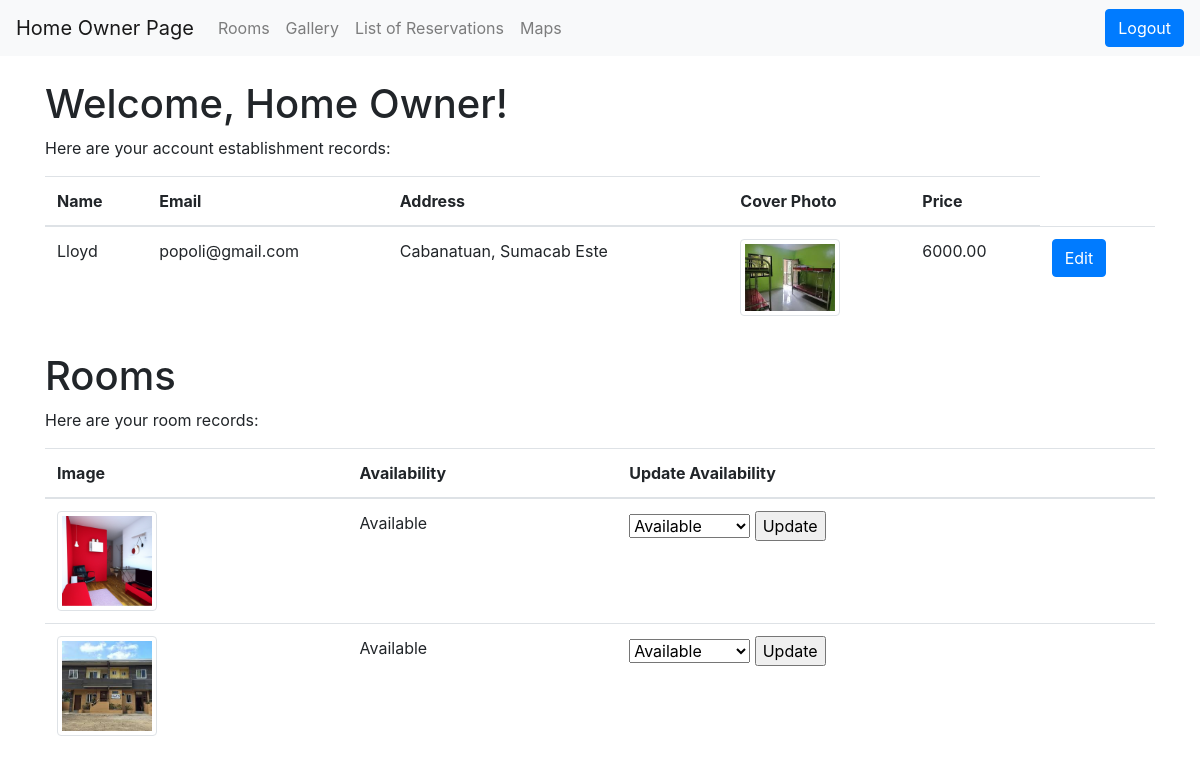
The page /OriginalFile/home_owner.php (signed in) on the database its author committed.
### tables this page shows
CREATE TABLE `account_establishment` (
  `id` int(11) NOT NULL,
  `email` varchar(255) NOT NULL,
  `password` varchar(255) NOT NULL,
  `name` varchar(255) NOT NULL,
  `address` varchar(255) DEFAULT NULL,
  `map` text NOT NULL,
  `cover_photo` varchar(255) DEFAULT NULL,
  `price` decimal(10,2) DEFAULT NULL,
  `status` varchar(50) DEFAULT NULL,
  `contact` varchar(11) NOT NULL
);

CREATE TABLE `rooms` (
  `room_id` int(11) NOT NULL,
  `room_name` varchar(30) NOT NULL,
  `description` text DEFAULT NULL,
  `price` decimal(10,2) DEFAULT NULL,
  `availability` enum('Available','Not Available') NOT NULL,
  `establishment_id` int(11) NOT NULL,
  `image_path` varchar(255) NOT NULL,
  `max` int(11) NOT NULL
);

### OriginalFile/home_owner.php (the view, shortened to what this page needs)
<?php
include "connection.php";
$userEmail = $_SESSION['email'];
$account_query = "SELECT * FROM account_establishment WHERE email = ?";
$account_stmt = $con->prepare($account_query);
$account_stmt->bind_param("s", $userEmail);
$account_stmt->execute();
$account_result = $account_stmt->get_result();
$rooms_query = "SELECT rooms.* FROM rooms
                INNER JOIN account_establishment ON rooms.establishment_id = account_establishment.id
                WHERE account_establishment.email = ?";
$rooms_stmt = $con->prepare($rooms_query);
$rooms_stmt->bind_param("s", $userEmail);
$rooms_stmt->execute();
$rooms_result = $rooms_stmt->get_result();
?>
<!DOCTYPE html>
<html>
<head>
    <link href="https://maxcdn.bootstrapcdn.com/bootstrap/4.5.2/css/bootstrap.min.css" rel="stylesheet">
</head>
<body>
    <nav class="navbar navbar-expand-lg navbar-light bg-light">
        <a class="navbar-brand" href="home_owner.php">Home Owner Page</a>
        <div class="collapse navbar-collapse" id="navbarNav">
            <ul class="navbar-nav">
                <li class="nav-item">
                    <a class="nav-link" href="rooms.php">Rooms</a>
                </li>
                <li class="nav-item">
                    <a class="nav-link" href="gallery.php">Gallery</a>
                </li>
                <li class="nav-item">
                    <a class="nav-link" href="reservation-list.php">List of Reservations</a>
                </li>
                <li class="nav-item">
                    <a class="nav-link" href="maps.php">Maps</a>
                </li>
            </ul>
            <ul class="navbar-nav ml-auto">
                <li class="nav-item">
                    <a href="logout.php" class="btn btn-primary">Logout</a>
                </li>
            </ul>
        </div>
    </nav>
    <div class="container mt-4">
        <h1>Welcome, Home Owner!</h1>
        <p>Here are your account establishment records:</p>
        <table class="table">
            <thead>
                <tr>
                    <th>Name</th>
                    <th>Email</th>
                    <th>Address</th>
                    <th>Cover Photo</th>
                    <th>Price</th>
                </tr>
            </thead>
            <tbody>
                <?php while ($row = $account_result->fetch_assoc()) { ?>
                    <tr>
                        <td><?php echo $row['name']; ?></td>
                        <td><?php echo $row['email']; ?></td>
                        <td><?php echo $row['address']; ?></td>
                        <td>
                            <img src="<?php echo $row['cover_photo']; ?>" alt="Cover Photo" width="100" class="img-thumbnail">
                        </td>
                        <td><?php echo $row['price']; ?></td>
                        <td>
                            <a href="edit.php?id=<?php echo $row['id']; ?>" class="btn btn-primary">Edit</a>
                        </td>
                    </tr>
                <?php } ?>
            </tbody>
        </table>
    </div>
    <div class="container mt-4">
        <h1>Rooms</h1>
        <p>Here are your room records:</p>
        <table class="table">
            <thead>
                <tr>
                    <th>Image</th>
                    <th>Availability</th>
                    <th>Update Availability</th>
                </tr>
            </thead>
            <tbody>
                <?php while ($room = $rooms_result->fetch_assoc()) { ?>
                    <tr>
                        <td>
                            <img src="<?php echo $room['image_path']; ?>" alt="Cover Photo" width="100" class="img-thumbnail">
                        </td>
                        <td><?php echo $room['availability']; ?></td>
                        <td>
                            <form method="post">
                                <select name="new_availability">
                                    <option value="Available">Available</option>
                                </select>
                                <input type="submit" name="update_availability" value="Update">
                            </form>
                        </td>
                    </tr>
                <?php } ?>
            </tbody>
        </table>
    </div>
</body>
</html>

### rows shown on the page
account_establishment: name "Lloyd", email "popoli@gmail.com", address "Cabanatuan, Sumacab Este", cover_photo (picture), price "6000.00"
rooms: image_path (picture), availability "Available"
rooms: image_path (picture), availability "Available"
